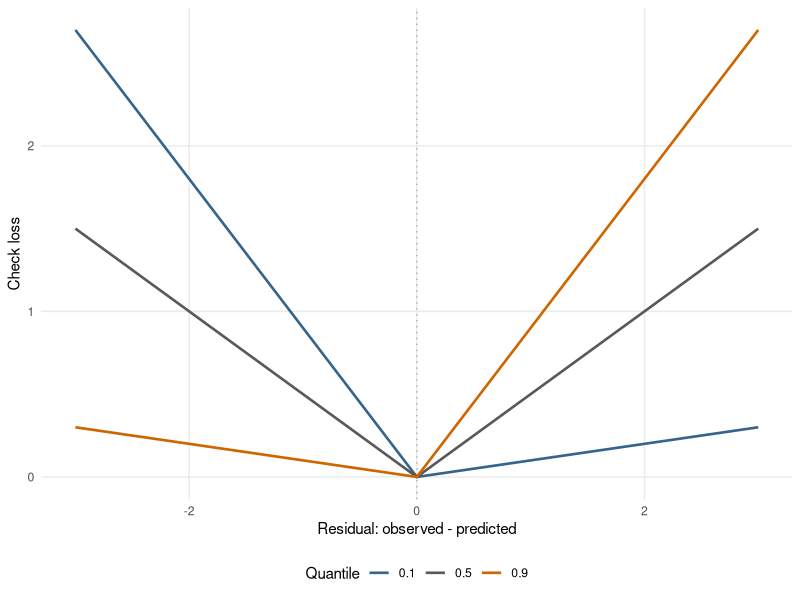
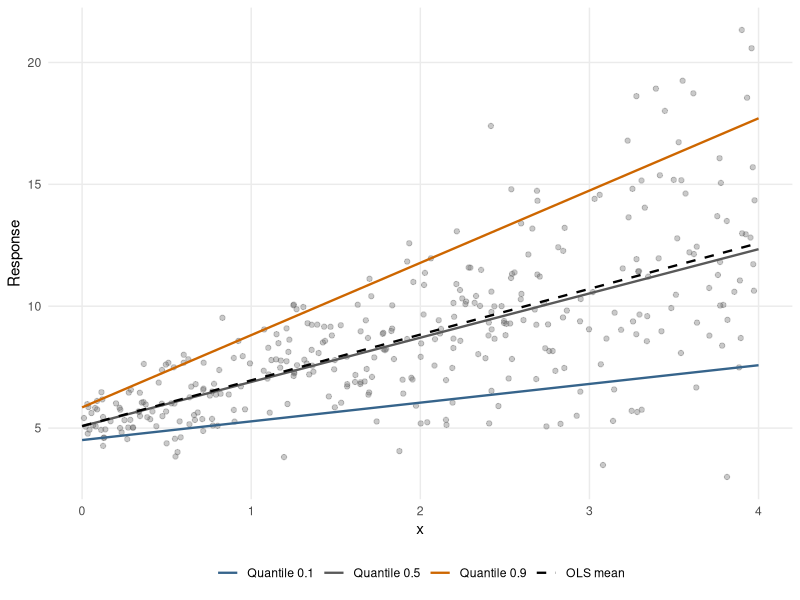

The R source for these figures, in order:
## ---- chunk 1
#| label: fig-quantile-check-loss
#| fig-cap: "Check loss for three quantiles. A positive residual means the prediction is too low. The upper-quantile loss penalizes that side more strongly."
#| fig-width: 6.5
#| fig-height: 3.5
library(ggplot2)
theme_set(theme_minimal(base_size = 11) +
            theme(legend.position = "bottom",
              panel.grid.minor = element_blank()))

check_loss <- function(u, tau) u * (tau - (u < 0))
taus <- c(0.1, 0.5, 0.9)
loss <- expand.grid(u = seq(-3, 3, length.out = 301), tau = taus)
loss$value <- check_loss(loss$u, loss$tau)
ggplot(loss, aes(u, value, colour = factor(tau))) +
  geom_vline(xintercept = 0, linetype = "dotted", colour = "grey70") +
  geom_line(linewidth = 0.9) +
  scale_colour_manual(values = c("steelblue4", "grey35", "darkorange3")) +
  labs(x = "Residual: observed - predicted", y = "Check loss",
    colour = "Quantile")
## ---- chunk 2
set.seed(8561)
n <- 350
x <- runif(n, 0, 4)
dat_qr <- data.frame(x, y = 5 + 2 * x +
                      (0.5 + 0.8 * x) * rnorm(n))
fit_mean <- lm(y ~ x, data = dat_qr)
fit_quantiles <- quantreg::rq(y ~ x, tau = taus, data = dat_qr)
round(coef(fit_quantiles), 3)
data.frame(tau = taus, true_slope = 2 + 0.8 * qnorm(taus),
           estimated_slope = unname(coef(fit_quantiles)["x", ]))
## ---- chunk 3
#| label: fig-conditional-quantiles
#| fig-cap: "Fitted conditional quantiles and the OLS mean in simulated data with increasing spread. The growing distance between the lower and upper quantiles reveals variation that a mean line alone does not describe."
#| fig-width: 7
#| fig-height: 4.5
new_x <- data.frame(x = seq(0, 4, length.out = 200))
qhat <- predict(fit_quantiles, newdata = new_x)
quantile_lines <- data.frame(x = rep(new_x$x, times = length(taus)),
                              prediction = as.vector(qhat),
                              target = rep(paste("Quantile", taus),
                                each = nrow(new_x)))
prediction_lines <- rbind(quantile_lines,
  data.frame(x = new_x$x, prediction = predict(fit_mean, newdata = new_x),
              target = "OLS mean"))
prediction_lines$target <- factor(prediction_lines$target,
                                  levels = c(paste("Quantile", taus),
                                    "OLS mean"))
ggplot(dat_qr, aes(x, y)) +
  geom_point(alpha = 0.35, colour = "grey40", size = 1.5) +
  geom_line(data = prediction_lines,
             aes(y = prediction, colour = target, linetype = target),
               linewidth = 0.8) +
  scale_colour_manual(values = c("steelblue4", "grey35", "darkorange3",
    "black")) +
  scale_linetype_manual(values = c("solid", "solid", "solid", "dashed")) +
  labs(x = "x", y = "Response", colour = NULL, linetype = NULL)
## ---- chunk 4
set.seed(8561)
fit_median <- quantreg::rq(y ~ x, tau = 0.5, data = dat_qr)
median_summary <- summary(fit_median, se = "boot", R = 499,
                          bsmethod = "xy")
b <- coef(fit_median)["x"]
se_b <- median_summary$coefficients["x", "Std. Error"]
c(slope = unname(b), bootstrap_SE = se_b,
  lower = unname(b - qnorm(0.975) * se_b),
  upper = unname(b + qnorm(0.975) * se_b))
